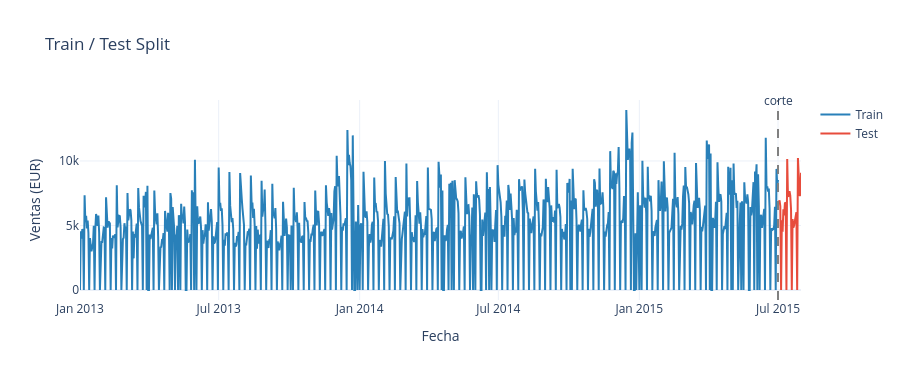

The cell this chart's notebook holds for it:
### Markdown cell above
---
## PARTE 6: SPLIT TRAIN / TEST

Usamos los últimos 30 días como test — sin tocarlos hasta la evaluación final.  
La validación de hiperparámetros siempre ocurre dentro del set de entrenamiento.

### Code cell
# HORIZONTE ya definido en celda anterior (al generar Fourier)
cutoff_dt = datos_f.ds.max() - pd.Timedelta(days=HORIZONTE)

df_train = datos_f[datos_f.ds <= cutoff_dt].copy()
df_test  = datos_f[datos_f.ds >  cutoff_dt].copy()

print(f'📅 Fecha de corte:   {cutoff_dt.date()}')
print(f'   Train: {df_train.ds.min().date()} → {df_train.ds.max().date()}  ({len(df_train)} días)')
print(f'   Test:  {df_test.ds.min().date()}  → {df_test.ds.max().date()}   ({len(df_test)} días)')
print(f'   Columnas Fourier en train/test: {FOURIER_COLS}')

fig = go.Figure()
fig.add_trace(go.Scatter(x=df_train.ds, y=df_train.y, name='Train', line=dict(color='#2980b9')))
fig.add_trace(go.Scatter(x=df_test.ds,  y=df_test.y,  name='Test',  line=dict(color='#e74c3c')))
fig.add_shape(type='line',
              x0=cutoff_dt, x1=cutoff_dt,
              y0=0, y1=1, yref='paper',
              line=dict(color='gray', dash='dash'))
fig.add_annotation(x=cutoff_dt, y=1, yref='paper',
                   text='corte', showarrow=False, yshift=10)
fig.update_layout(title='Train / Test Split', xaxis_title='Fecha',
                  yaxis_title='Ventas (EUR)', template='plotly_white', height=380)
fig.show()

### Figure 1 — Plotly figure (JSON) as saved in the notebook; plotly's stock layout.template omitted (floating-point values rounded to 4 significant figures; data arrays with more than 128 entries replaced by an {"elided": "..."} marker saying what was removed)
{"data": [{"line": {"color": "#2980b9"}, "name": "Train", "type": "scatter", "x": {"elided": "912 str values"}, "y": {"elided": "912 int values"}}, {"line": {"color": "#e74c3c"}, "name": "Test", "type": "scatter", "x": ["2015-07-02T00:00:00.000000000", "2015-07-03T00:00:00.000000000", "2015-07-04T00:00:00.000000000", "2015-07-05T00:00:00.000000000", "2015-07-06T00:00:00.000000000", "2015-07-07T00:00:00.000000000", "2015-07-08T00:00:00.000000000", "2015-07-09T00:00:00.000000000", "2015-07-10T00:00:00.000000000", "2015-07-11T00:00:00.000000000", "2015-07-12T00:00:00.000000000", "2015-07-13T00:00:00.000000000", "2015-07-14T00:00:00.000000000", "2015-07-15T00:00:00.000000000", "2015-07-16T00:00:00.000000000", "2015-07-17T00:00:00.000000000", "2015-07-18T00:00:00.000000000", "2015-07-19T00:00:00.000000000", "2015-07-20T00:00:00.000000000", "2015-07-21T00:00:00.000000000", "2015-07-22T00:00:00.000000000", "2015-07-23T00:00:00.000000000", "2015-07-24T00:00:00.000000000", "2015-07-25T00:00:00.000000000", "2015-07-26T00:00:00.000000000", "2015-07-27T00:00:00.000000000", "2015-07-28T00:00:00.000000000", "2015-07-29T00:00:00.000000000", "2015-07-30T00:00:00.000000000", "2015-07-31T00:00:00.000000000"], "y": [6825, 6944, 6493, 0, 5410, 4510, 6255, 5780, 6730, 6784, 0, 10157, 7241, 7301, 7655, 7310, 6235, 0, 5501, 4821, 5004, 5357, 5587, 6027, 0, 10224, 8934, 7315, 7357, 9082]}], "layout": {"annotations": [{"showarrow": false, "text": "corte", "x": "2015-07-01T00:00:00", "y": 1, "yref": "paper", "yshift": 10}], "height": 380, "shapes": [{"line": {"color": "gray", "dash": "dash"}, "type": "line", "x0": "2015-07-01T00:00:00", "x1": "2015-07-01T00:00:00", "y0": 0, "y1": 1, "yref": "paper"}], "title": {"text": "Train / Test Split"}, "xaxis": {"title": {"text": "Fecha"}}, "yaxis": {"title": {"text": "Ventas (EUR)"}}}}
